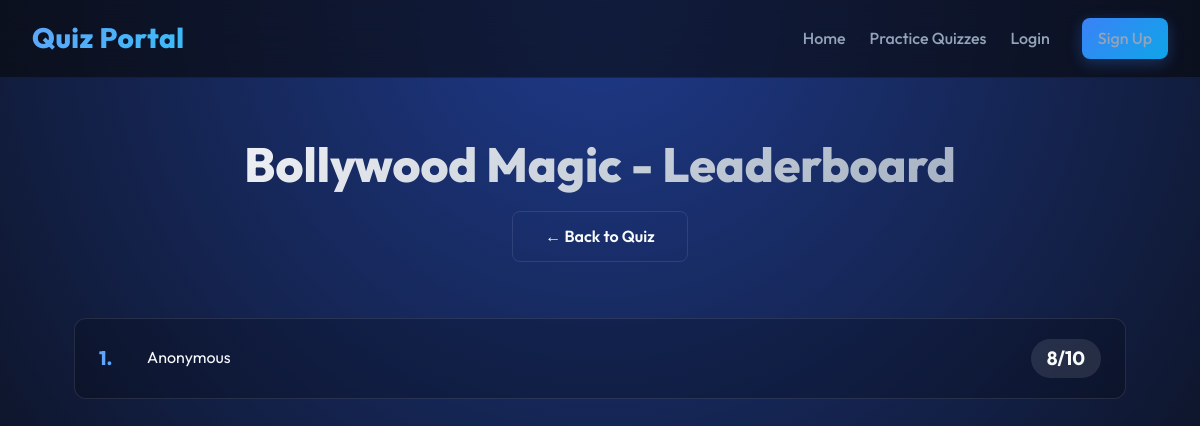
The page /quiz/144/leaderboard/ on the database its author committed.
### quizapp/models.py (models this page shows, shortened)
class Quiz(models.Model):
    title = models.CharField(max_length=200)
    description = models.TextField(blank=True)
    created_at = models.DateTimeField(auto_now_add=True)
    updated_at = models.DateTimeField(auto_now=True)
    time_limit = models.IntegerField(help_text="Time limit in minutes", default=10)
    is_active = models.BooleanField(default=True)
    class Meta:
        verbose_name_plural = "Quizzes"
        ordering = ['-created_at']

class QuizAttempt(models.Model):
    user = models.ForeignKey(User, on_delete=models.CASCADE, related_name='quiz_attempts', null=True, blank=True)
    quiz = models.ForeignKey(Quiz, on_delete=models.CASCADE, related_name='attempts')
    score = models.IntegerField(default=0)
    total_score = models.IntegerField(default=0)
    started_at = models.DateTimeField(auto_now_add=True)
    completed_at = models.DateTimeField(null=True, blank=True)
    is_completed = models.BooleanField(default=False)
    session_key = models.CharField(max_length=40, blank=True, null=True)
    class Meta:
        ordering = ['-started_at']

### quizapp/views.py (the view)
# urls.py: path('quiz/<int:quiz_id>/leaderboard/', views.leaderboard, name='leaderboard'),
def leaderboard(request, quiz_id):
    quiz = get_object_or_404(Quiz, id=quiz_id)
    top_attempts = QuizAttempt.objects.filter(
        quiz=quiz,
        is_completed=True
    ).select_related('user').order_by('-score', 'completed_at')[:20]
    context = {
        'quiz': quiz,
        'top_attempts': top_attempts,
    }
    return render(request, 'quizapp/leaderboard.html', context)

### quizapp/Templates/quizapp/leaderboard.html (shortened to what this page needs)
{% extends 'quizapp/base.html' %}
{% block content %}
<div class="page-header">
    <h1>{{ quiz.title }} - Leaderboard</h1>
    <a href="{% url 'quiz_detail' quiz.id %}" class="btn btn-secondary">← Back to Quiz</a>
</div>
{% if top_attempts %}
<ol class="leaderboard-list">
{% for attempt in top_attempts %}
<li>
    <span class="rank">{{ forloop.counter }}.</span>
    <span>{{ attempt.user.username|default:"Anonymous" }}</span>
    <span class="score">{{ attempt.score }}/{{ attempt.total_score }}</span>
</li>
{% endfor %}
</ol>
{% else %}
<div class="card">
    <p>No attempts yet. Be the first!</p>
</div>
{% endif %}
{% endblock %}

### quizapp/Templates/quizapp/base.html (shortened to what this page needs)
{% load static %}
<!DOCTYPE html>
<html lang="en">
<head>
    <link rel="stylesheet" href="{% static 'quizapp/css/styles.css' %}">
</head>
<body>
    <nav class="navbar">
        <div class="navbar-inner">
            <a href="{% url 'home' %}" class="nav-brand">Quiz Portal</a>
            <div class="nav-links">
                <a href="{% url 'home' %}">Home</a>
                <a href="{% url 'quiz_list' %}">Practice Quizzes</a>
                {% if user.is_authenticated %}
                <a href="{% url 'my_attempts' %}">My Attempts</a>
                {% if user.is_staff %}
                <a href="{% url 'admin:index' %}">Admin</a>
                {% endif %}
                <form id="logout-form" method="post" action="{% url 'logout' %}" style="display: none;">
                    {% csrf_token %}
                </form>
                <a href="#" onclick="document.getElementById('logout-form').submit(); return false;">Logout</a>
                {% else %}
                <a href="{% url 'login' %}">Login</a>
                <a href="{% url 'signup' %}" class="btn btn-primary"
                    style="padding: 0.5rem 1rem; margin-left: 0.5rem;">Sign Up</a>
                {% endif %}
            </div>
        </div>
    </nav>
    <div class="main-container">
        {% block content %}{% endblock %}
    </div>
</body>
</html>

### quizapp/static/quizapp/css/styles.css (style rules this page uses)
:root { --bg-dark: #09090b; --bg-gradient: radial-gradient(circle at top, #1e3a8a 0%, #09090b 100%); --primary: #3b82f6; --primary-light: #60a5fa; --secondary: #0ea5e9; --secondary-light: #38bdf8; --text-main: #f8fafc; --text-muted: #94a3b8; --card-bg: rgba(255, 255, 255, 0.03); --card-hover-bg: rgba(255, 255, 255, 0.06); --card-border: rgba(255, 255, 255, 0.1); --success: #10b981; --error: #ef4444; --nav-bg: rgba(9, 9, 11, 0.6); --shadow-glow: 0 0 20px rgba(59, 130, 246, 0.3); }
* { box-sizing: border-box; margin: 0; padding: 0; }
body { font-family: 'Outfit', sans-serif; background: var(--bg-dark); background-image: var(--bg-gradient); background-attachment: fixed; color: var(--text-main); line-height: 1.6; min-height: 100vh; overflow-x: hidden; }
.navbar { background: var(--nav-bg); backdrop-filter: blur(20px); -webkit-backdrop-filter: blur(20px); padding: 1rem 2rem; border-bottom: 1px solid rgba(255,255,255,0.05); position: sticky; top: 0; z-index: 100; transition: all 0.3s ease; }
.navbar-inner { max-width: 1200px; margin: 0 auto; display: flex; align-items: center; justify-content: space-between; }
.nav-brand { font-size: 1.75rem; font-weight: 800; background: linear-gradient(135deg, var(--primary-light), var(--secondary-light)); background-clip: text; -webkit-background-clip: text; -webkit-text-fill-color: transparent; text-decoration: none; letter-spacing: 0.5px; transition: transform 0.3s ease, text-shadow 0.3s ease; }
.nav-links { display: flex; gap: 1.5rem; align-items: center; }
.nav-links a { color: var(--text-muted); text-decoration: none; font-size: 1rem; font-weight: 500; padding: 0.5rem 0; position: relative; transition: color 0.3s ease; }
.nav-links a::after { content: ''; position: absolute; width: 0; height: 2px; bottom: 0; left: 0; background: linear-gradient(90deg, var(--primary), var(--secondary)); transition: width 0.3s ease; border-radius: 2px; }
.main-container { max-width: 1100px; margin: 0 auto; padding: 3rem 1.5rem; animation: fadeInUp 0.6s cubic-bezier(0.16, 1, 0.3, 1); }
.page-header { margin-bottom: 3rem; text-align: center; }
.page-header h1 { font-size: 3rem; font-weight: 800; background: linear-gradient(135deg, #fff, var(--text-muted)); background-clip: text; -webkit-background-clip: text; -webkit-text-fill-color: transparent; margin-bottom: 0.5rem; }
.btn { display: inline-block; padding: 0.75rem 2rem; font-size: 1rem; font-weight: 600; text-align: center; text-decoration: none; border-radius: 8px; border: none; cursor: pointer; transition: all 0.3s ease; font-family: inherit; position: relative; overflow: hidden; z-index: 1; }
.btn-primary { background: linear-gradient(135deg, var(--primary) 0%, var(--secondary) 100%); color: white; box-shadow: 0 4px 15px rgba(59, 130, 246, 0.3); }
.btn-primary::before { content: ''; position: absolute; top: 0; left: 0; width: 100%; height: 100%; background: linear-gradient(135deg, var(--secondary) 0%, var(--primary) 100%); z-index: -1; transition: opacity 0.3s ease; opacity: 0; }
.btn-secondary { background: transparent; color: var(--text-main); border: 1px solid var(--card-border); }
.leaderboard-list { list-style: none; }
.leaderboard-list li { display: flex; align-items: center; padding: 1.25rem 1.5rem; margin-bottom: 0.75rem; background: rgba(0, 0, 0, 0.2); border-radius: 12px; border: 1px solid var(--card-border); transition: transform 0.2s ease; }
.leaderboard-list .rank { font-weight: 800; font-size: 1.2rem; color: var(--primary-light); min-width: 3rem; }
.leaderboard-list .score { margin-left: auto; font-weight: 700; font-size: 1.2rem; color: var(--text-main); background: rgba(255, 255, 255, 0.1); padding: 0.25rem 1rem; border-radius: 20px; }

### rows shown on the page
Quiz: title "Bollywood Magic"
QuizAttempt: user.username "Anonymous", score "8", total_score "10"
